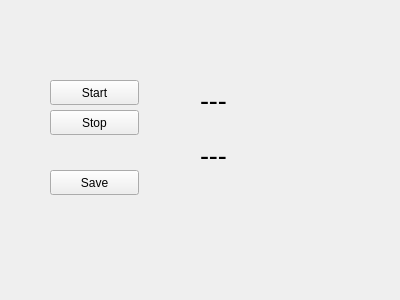
<?xml version="1.0" encoding="UTF-8"?>
<ui version="4.0">
 <class>SensorView</class>
 <widget class="QWidget" name="SensorView">
  <property name="geometry">
   <rect>
    <x>0</x>
    <y>0</y>
    <width>400</width>
    <height>300</height>
   </rect>
  </property>
  <property name="windowTitle">
   <string>Form</string>
  </property>
  <widget class="QLabel" name="labelTempature">
   <property name="geometry">
    <rect>
     <x>200</x>
     <y>90</y>
     <width>151</width>
     <height>20</height>
    </rect>
   </property>
   <property name="font">
    <font>
     <pointsize>20</pointsize>
    </font>
   </property>
   <property name="text">
    <string>---</string>
   </property>
  </widget>
  <widget class="QPushButton" name="btnStartMesure">
   <property name="geometry">
    <rect>
     <x>50</x>
     <y>80</y>
     <width>89</width>
     <height>25</height>
    </rect>
   </property>
   <property name="text">
    <string>Start</string>
   </property>
  </widget>
  <widget class="QPushButton" name="btnSaveMesureValue">
   <property name="geometry">
    <rect>
     <x>50</x>
     <y>170</y>
     <width>89</width>
     <height>25</height>
    </rect>
   </property>
   <property name="text">
    <string>Save</string>
   </property>
  </widget>
  <widget class="QPushButton" name="btnStopMesure">
   <property name="geometry">
    <rect>
     <x>50</x>
     <y>110</y>
     <width>89</width>
     <height>25</height>
    </rect>
   </property>
   <property name="text">
    <string>Stop</string>
   </property>
  </widget>
  <widget class="QLabel" name="labelHumidity">
   <property name="geometry">
    <rect>
     <x>200</x>
     <y>140</y>
     <width>101</width>
     <height>31</height>
    </rect>
   </property>
   <property name="font">
    <font>
     <pointsize>20</pointsize>
    </font>
   </property>
   <property name="text">
    <string>---</string>
   </property>
  </widget>
 </widget>
 <resources/>
 <connections/>
</ui>
